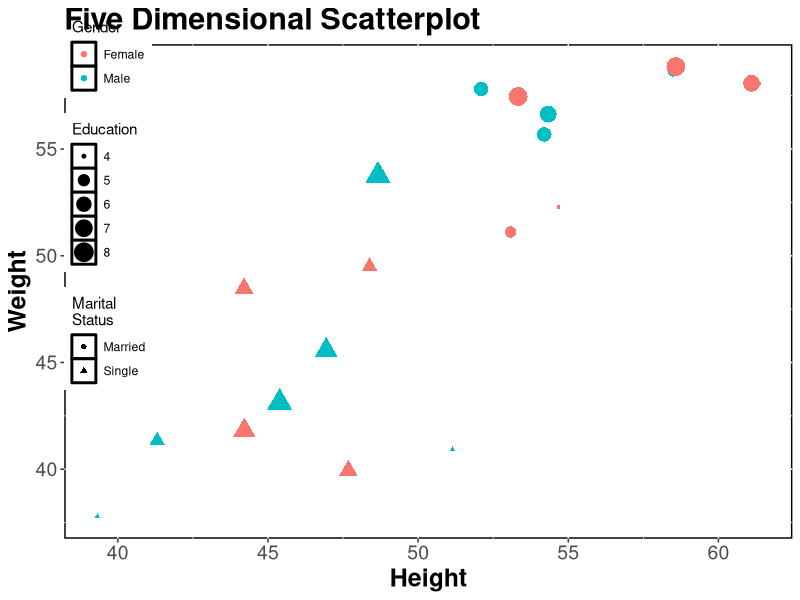

Write the R code that produced this figure.
library(ggplot2) 
set.seed(123)

dat <- data.frame(status = rep(c("Single", "Married"), each=10),     # conditional categorical variables
                  height = 41:60 + rnorm(20,sd=3),         			 # variable for the x-axis
                  weight = 41:60 + rnorm(20,sd=3),		      		 # variable for the y-axix
                  Education = rep(4:8,4),			              	 # A numerical but categorical variable determines the size of points
                  gender = rep(c("Male", "Female"), each=2))         # Another categorical variable gender to display in the plot)
                  
dat.plot <- ggplot(dat, aes(x=height,             #  height as x-axis
		           y=weight, 			      	  #  weight as y-axix
		           shape=status,		          #  shape denotes marital status 
                   color = gender, 		          #  color denotes the gender
		            size = Education))		      #  size denotes the education


dat.plot <- dat.plot + geom_point()

dat.plot <- dat.plot +  xlab("Height") 						    # add xlabel to image

dat.plot <- dat.plot +  ylab("Weight") 							# add ylabel to immage
dat.plot <- dat.plot +  ggtitle("Five Dimensional Scatterplot") # add title to image


# Put bottom-left corner of legend box in bottom-left corner of graph
dat.plot <- dat.plot + theme(legend.position=c(0,0), #position the legend 
       						 legend.justification=c(0,0))
# bottom-left is 0,0; top-right is 1,1


dat.plot <- dat.plot +  theme(legend.position=c(0,0.3),
                              legend.justification=c(0,0), 
                              panel.background = element_rect(fill = "white",          #background color of the plot
                                                              colour = "black",        #color of the rectange around plot
                                                              size = 1, 
                                                              linetype = "solid"),
                              axis.title=element_text(size=18,face="bold"),             # fontface and font size of both X and Y labels
                              axis.text=element_text(size=14),                          # ticklabels of of both X and Y axes
                              plot.title = element_text(size = rel(2), 
                              face="bold", colour = "black"))  # Title of the plot 
 # size of the line and line type of rectangle around plot 
 
 
dat.plot <- dat.plot + scale_color_discrete(name ="Gender", labels=c("Female", "Male")) 
dat.plot <- dat.plot + scale_shape_discrete(name="Marital\nStatus", labels=c("Married", "Single" ))

print(dat.plot)
